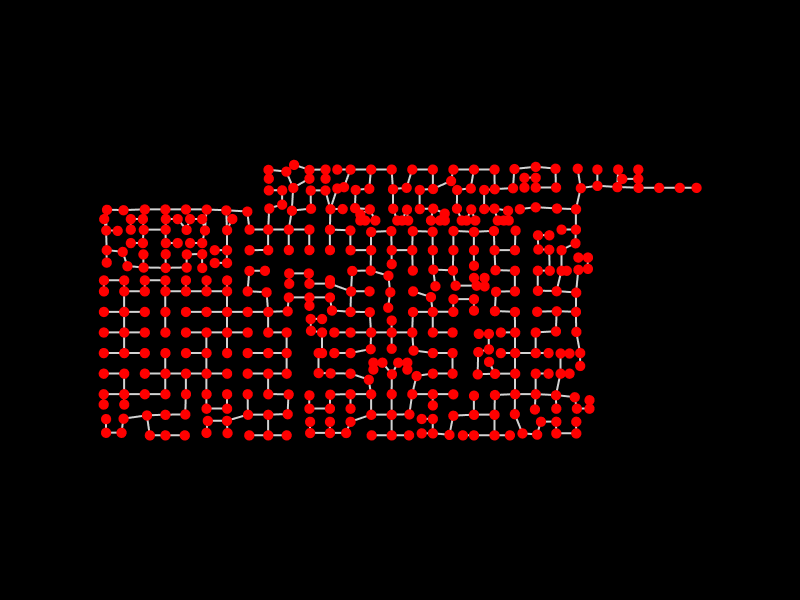

The notebook cell saved with this chart:
### Markdown cell above
### a. Minimum Spanning Tree

### Code cell
a1 = Graph.MinimumSpanningTree(analysis_graph)
Topology.Show(a1,
              camera=[0,0,5],
              vertexSize=12,
              vertexColor="red",
              edgeColor="lightgrey",
              edgeWidth=4,
              backgroundColor="black",
              width=800,
              height=600,
              renderer=renderer)

### Figure 1 — Plotly figure (JSON) as saved in the notebook; plotly's stock layout.template omitted (floating-point values rounded to 4 significant figures; data arrays with more than 128 entries replaced by an {"elided": "..."} marker saying what was removed)
{"data": [{"hoverinfo": "text", "legendgroup": "2", "legendrank": 2, "line": {"color": "lightgrey", "dash": "solid", "width": 4}, "marker": {"size": 0}, "mode": "lines", "name": "1: Untitled Graph (Edges)", "showlegend": false, "text": "", "type": "scatter3d", "x": {"elided": "1326 float values"}, "y": {"elided": "1326 float values"}, "z": {"elided": "1326 int values"}}, {"customdata": {"elided": "443 str values"}, "hoverinfo": "text", "hovertemplate": {"elided": "443 str values"}, "hovertext": {"elided": "443 str values"}, "legendgroup": "1", "legendrank": 1, "marker": {"color": {"elided": "443 str values"}, "line": {"width": 0}, "opacity": 1, "size": {"elided": "443 int values"}, "sizemode": "diameter", "symbol": "circle"}, "mode": "markers", "name": "1: Untitled Graph (Vertices)", "showlegend": false, "text": {"elided": "443 str values"}, "type": "scatter3d", "x": {"elided": "443 float values"}, "y": {"elided": "443 float values"}, "z": {"elided": "443 int values"}}], "layout": {"autosize": true, "height": 600, "margin": {"b": 40, "l": 40, "r": 40, "t": 40}, "paper_bgcolor": "#000000", "plot_bgcolor": "#000000", "scene": {"aspectmode": "data", "camera": {"center": {"x": 0, "y": 0, "z": 0}, "eye": {"x": 0, "y": 0, "z": 5}, "projection": {"type": "perspective"}, "up": {"x": 0, "y": 1, "z": 0}}, "xaxis": {"visible": false}, "yaxis": {"visible": false}, "zaxis": {"visible": false}}, "showlegend": true, "width": 800, "xaxis": {"showgrid": false, "visible": false, "zeroline": false}, "yaxis": {"showgrid": false, "visible": false, "zeroline": false}}}
